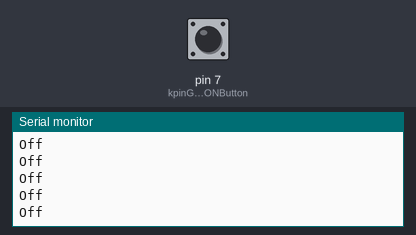
A sketch run on a simulated Arduino Uno, built with avr-gcc and run on an emulated ATmega328P. Shown: the last lines printed to the serial monitor. The test bench sets the inputs (shaded band); at power-on: pin 7 (kpinGameONButton) HIGH.

Above: at 1.2 s.
1.3 s: pin 7 (kpinGameONButton) pulled LOW for 0.15 s
At 1.8 s:
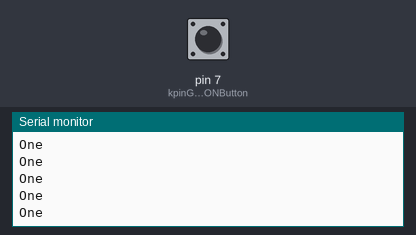
3.2 s: pin 7 (kpinGameONButton) pulled LOW for 1 s
At 4.2 s:
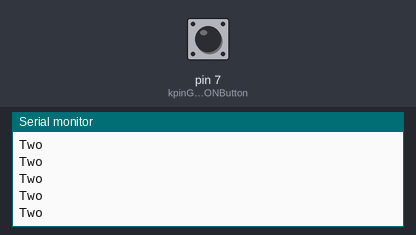
5.7 s: pin 7 (kpinGameONButton) pulled LOW for 0.15 s
At 6.7 s:
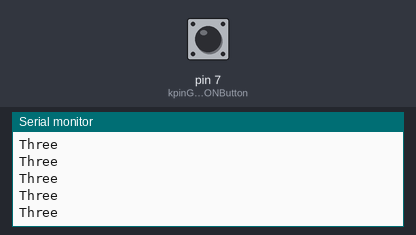
7.6 s: pin 7 (kpinGameONButton) pulsed LOW 5 times (0.12 s each, 0.3 s apart)
At 8.4 s:
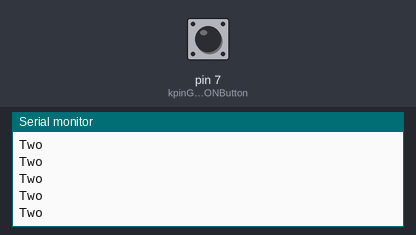
12.1 s: pin 7 (kpinGameONButton) pulled LOW for 1 s
At 12.7 s:
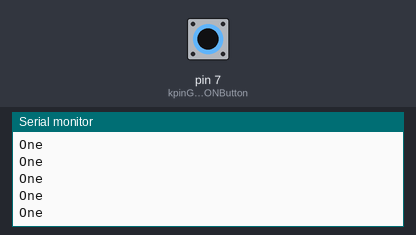

Measured:
- after the input at 1.3 s, the serial monitor: prints a new line after 0.07 s (image 1)
- after the input at 3.2 s, the serial monitor: prints a new line after 0.07 s (image 2)
- after the input at 5.7 s, the serial monitor: prints a new line after 0.07 s (image 3)
- after the input at 7.6 s, the serial monitor: prints a new line after 0.07 s (image 4)
- after the input at 12.1 s, the serial monitor: prints a new line after 0.07 s (image 5)

The sketch:

pushbutton-counter.ino
```cpp
int led = 13;
int kpinGameONButton = 7;

boolean isGameON = false;

int lastButtonStateA = 0;
int countPressTimes = 0;


void setup() {
  // initialize the digital pin as an output.
  Serial.begin(9600);
  pinMode(kpinGameONButton, INPUT);
  digitalWrite(kpinGameONButton, HIGH);
}

// the loop routine runs over and over again forever:
void loop() {

  int counterGameOnButtonCounter = buttonPressCount(kpinGameONButton, lastButtonStateA);

  if (counterGameOnButtonCounter % 4 == 1){
    isGameON = true;
    Serial.println("One");
  }
  else if (counterGameOnButtonCounter % 4 == 2) {
    Serial.println("Two");
  }
  else if (counterGameOnButtonCounter % 4 == 3) {
    Serial.println("Three");
  }
  else {
    isGameON = false;
    Serial.println("Off");

  }


  // Main game loop
//  if (isGameON){
//    Serial.println("Game ON");
//  }
//  else {
//    Serial.println("Game Over");
//  }
}


int buttonPressCount(int button, int lastButtonState){

  		int buttonState = 0;

  		buttonState = digitalRead(button);

 		 // compare the buttonState to its previous state
  		if (buttonState != lastButtonState) {
    	// if the state has changed, increment the counter
   		 if (buttonState == LOW) {
      	 	// if the current state is HIGH then the button
      	 	// wend from off to on:
      		countPressTimes++;

    		// Delay a little bit to avoid bouncing
    		delay(50);

  		 }
  		// save the current state as the last state,
  		//for next time through the loop
  		lastButtonStateA = buttonState;
        }
          return countPressTimes;


  }

  //Check if Game Button pressed ONCE
```
